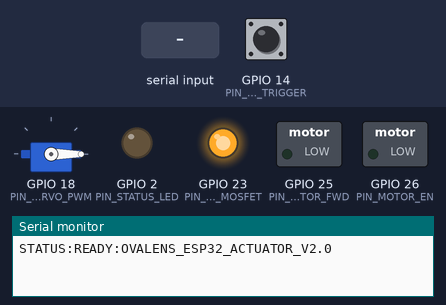
The sketch below on a simulated ESP32. Parts: servo, switched loads named in the sketch (green lamp = pin HIGH), output pins drawn as LEDs (lit = HIGH), the last lines printed to the serial monitor. The test bench sets the inputs (shaded band); at power-on: GPIO 14 (PIN_OPTICAL_TRIGGER) HIGH.

Above: at 1.4 s.
1.5 s: "CMD:EJECT:\n" received over Serial
At 1.62 s:
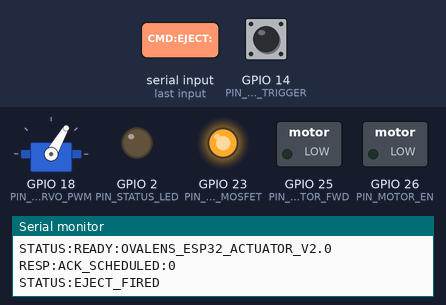
3.2 s: "CMD:LIGHT:\n" received over Serial
At 3.9 s:
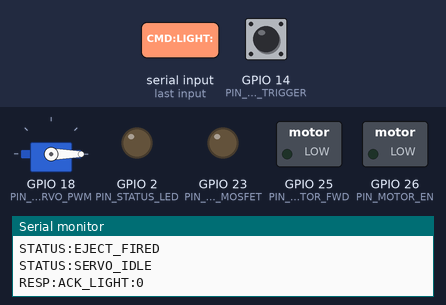
4.7 s: GPIO 14 (PIN_OPTICAL_TRIGGER) pulled LOW for 0.15 s
At 5.0 s:
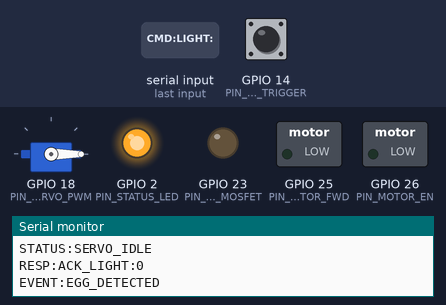
6.3 s: "CMD:EJECT_NOW\n" received over Serial
At 6.42 s:
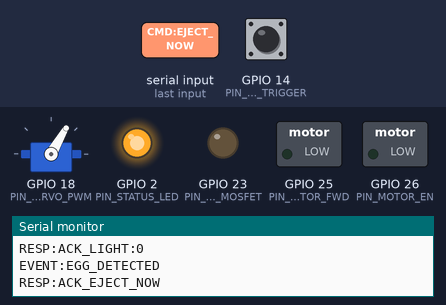
8.0 s: "CMD:MOTOR:START\n" received over Serial
At 8.7 s:
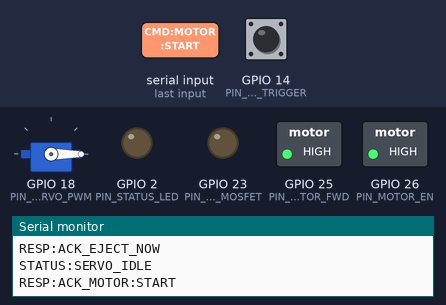
9.5 s: "CMD:MOTOR:STOP\n" received over Serial
At 9.9 s:
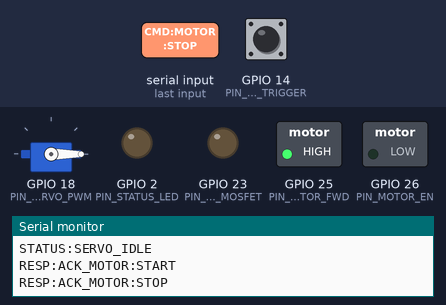
Timing chart, 0 to 12.0 s (numbered marks = the images above; inputs shaded):
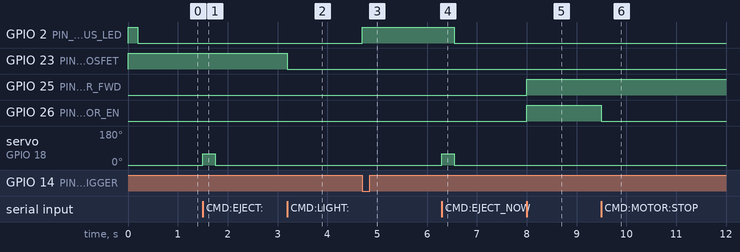

The sketch:

esp32_actuator.ino
```cpp
/*
 * OvaLens ESP32 Conveyor Actuator & Optical Candling Controller
 * Project: Foundation University OvaLens Capstone System
 * Target Board: ESP32 Dev Module (WROOM-32 / ESP32-S3)
 * Baud Rate: 115200
 */

#include <Arduino.h>
#include <ESP32Servo.h>

// ==============================================================================
// PIN DEFINITIONS
// ==============================================================================
#define PIN_OPTICAL_TRIGGER   14   // Optical IR proximity sensor (Active LOW / Interrupt)
#define PIN_SERVO_PWM         18   // High-Torque Servo / Solenoid (MG996R)
#define PIN_CANDLING_MOSFET   23   // 10W Cree LED Candling Light (PWM control)
#define PIN_STATUS_LED         2   // Onboard Blue Status LED
#define PIN_MOTOR_FWD          25  // DC motor forward direction (L298N IN1)
#define PIN_MOTOR_EN           26  // DC motor enable / PWM speed

// ==============================================================================
// CONFIGURATION & DEBOUNCE
// ==============================================================================
#define SENSOR_DEBOUNCE_MS   600   // Optical sensor lockout window (prevents multi-trigger on 1 egg)
#define DEFAULT_PULSE_MS     250   // Default servo stroke duration
#define SERVO_IDLE_ANGLE       0   // Pass-through position (degrees)
#define SERVO_EJECT_ANGLE     60   // Reject/cull position (degrees)

// ==============================================================================
// GLOBAL STATE & TIMERS
// ==============================================================================
Servo ejectServo;
volatile unsigned long lastTriggerTime = 0;
volatile bool opticalTriggerFlag = false;

// Delayed actuation state
bool pendingActuation = false;
unsigned long scheduledActuationTime = 0;
unsigned long servoResetTime = 0;
bool servoActive = false;
unsigned int activePulseDuration = DEFAULT_PULSE_MS;

// Motor state
bool motorRunning = false;
bool motorStepPending = false;
unsigned long motorStepEndTime = 0;

// ==============================================================================
// HARDWARE INTERRUPT SERVICE ROUTINE (ISR)
// ==============================================================================
void IRAM_ATTR onOpticalSensorTrigger() {
  unsigned long now = millis();
  if (now - lastTriggerTime > SENSOR_DEBOUNCE_MS) {
    lastTriggerTime = now;
    opticalTriggerFlag = true;
  }
}

// ==============================================================================
// SETUP
// ==============================================================================
void setup() {
  Serial.begin(115200);
  while (!Serial && millis() < 2000);

  // Pin Modes
  pinMode(PIN_OPTICAL_TRIGGER, INPUT_PULLUP);
  pinMode(PIN_STATUS_LED, OUTPUT);
  pinMode(PIN_CANDLING_MOSFET, OUTPUT);
  pinMode(PIN_MOTOR_FWD, OUTPUT);
  pinMode(PIN_MOTOR_EN, OUTPUT);
  digitalWrite(PIN_MOTOR_FWD, LOW);
  digitalWrite(PIN_MOTOR_EN, LOW);

  // Default Candling Light (Full ON)
  analogWrite(PIN_CANDLING_MOSFET, 255);

  // Attach Hardware Servo
  ESP32PWM::allocateTimer(0);
  ejectServo.setPeriodHertz(50); // Standard 50Hz servo
  ejectServo.attach(PIN_SERVO_PWM, 500, 2400);
  ejectServo.write(SERVO_IDLE_ANGLE);

  // Attach Optical Interrupt
  attachInterrupt(digitalPinToInterrupt(PIN_OPTICAL_TRIGGER), onOpticalSensorTrigger, FALLING);

  // Boot Blink
  digitalWrite(PIN_STATUS_LED, HIGH);
  delay(200);
  digitalWrite(PIN_STATUS_LED, LOW);

  Serial.println("STATUS:READY:OVALENS_ESP32_ACTUATOR_V2.0");
}

// ==============================================================================
// MAIN LOOP
// ==============================================================================
void loop() {
  unsigned long currentMillis = millis();

  // 1. Process Hardware Optical Sensor Interrupt
  if (opticalTriggerFlag) {
    opticalTriggerFlag = false;
    Serial.println("EVENT:EGG_DETECTED");
    digitalWrite(PIN_STATUS_LED, HIGH);
  }

  // 2. Process Delayed Actuation (Travel Time Δt)
  if (pendingActuation && currentMillis >= scheduledActuationTime) {
    pendingActuation = false;
    ejectServo.write(SERVO_EJECT_ANGLE);
    servoActive = true;
    servoResetTime = currentMillis + activePulseDuration;
    Serial.println("STATUS:EJECT_FIRED");
  }

  // 3. Reset Servo Back to Idle Position
  if (servoActive && currentMillis >= servoResetTime) {
    servoActive = false;
    ejectServo.write(SERVO_IDLE_ANGLE);
    digitalWrite(PIN_STATUS_LED, LOW);
    Serial.println("STATUS:SERVO_IDLE");
  }

  // 4. Auto-stop motor after step duration
  if (motorStepPending && currentMillis >= motorStepEndTime) {
    motorStepPending = false;
    motorRunning = false;
    digitalWrite(PIN_MOTOR_EN, LOW);
    Serial.println("EVENT:MOTOR_STEP_DONE");
  }

  // 5. Process Incoming Serial Commands from Edge App
  if (Serial.available() > 0) {
    String cmd = Serial.readStringUntil('\n');
    cmd.trim();

    if (cmd == "CMD:PING") {
      Serial.println("RESP:PONG");
    }
    else if (cmd.startsWith("CMD:EJECT:")) {
      // Format: CMD:EJECT:<delay_ms>:<pulse_ms>
      int firstColon = cmd.indexOf(':', 4);
      int secondColon = cmd.indexOf(':', firstColon + 1);

      unsigned long delayMs = 0;
      unsigned int pulseMs = DEFAULT_PULSE_MS;

      if (secondColon != -1) {
        delayMs = cmd.substring(firstColon + 1, secondColon).toInt();
        pulseMs = cmd.substring(secondColon + 1).toInt();
      } else {
        delayMs = cmd.substring(firstColon + 1).toInt();
      }

      scheduledActuationTime = currentMillis + delayMs;
      activePulseDuration = pulseMs > 0 ? pulseMs : DEFAULT_PULSE_MS;
      pendingActuation = true;

      Serial.print("RESP:ACK_SCHEDULED:");
      Serial.println(delayMs);
    }
    else if (cmd == "CMD:EJECT_NOW") {
      // Immediate manual override ejection
      ejectServo.write(SERVO_EJECT_ANGLE);
      servoActive = true;
      servoResetTime = currentMillis + DEFAULT_PULSE_MS;
      Serial.println("RESP:ACK_EJECT_NOW");
    }
    else if (cmd.startsWith("CMD:LIGHT:")) {
      // Format: CMD:LIGHT:<0-255>
      int val = cmd.substring(10).toInt();
      val = constrain(val, 0, 255);
      analogWrite(PIN_CANDLING_MOSFET, val);
      Serial.print("RESP:ACK_LIGHT:");
      Serial.println(val);
    }
    else if (cmd == "CMD:STATUS") {
      Serial.print("RESP:STATUS:OPTICAL=");
      Serial.print(digitalRead(PIN_OPTICAL_TRIGGER) == LOW ? "DETECTED" : "CLEAR");
      Serial.print(",SERVO=");
      Serial.print(servoActive ? "ACTIVE" : "IDLE");
      Serial.print(",MOTOR=");
      Serial.println(motorRunning ? "RUNNING" : "STOPPED");
    }
    else if (cmd == "CMD:MOTOR:START") {
      digitalWrite(PIN_MOTOR_FWD, HIGH);
      digitalWrite(PIN_MOTOR_EN, HIGH);
      motorRunning = true;
      motorStepPending = false;
      Serial.println("RESP:ACK_MOTOR:START");
    }
    else if (cmd == "CMD:MOTOR:STOP") {
      digitalWrite(PIN_MOTOR_EN, LOW);
      motorRunning = false;
      motorStepPending = false;
      Serial.println("RESP:ACK_MOTOR:STOP");
    }
    else if (cmd.startsWith("CMD:MOTOR:STEP:")) {
      unsigned int stepMs = cmd.substring(15).toInt();
      stepMs = constrain(stepMs, 50, 10000);
      digitalWrite(PIN_MOTOR_FWD, HIGH);
      digitalWrite(PIN_MOTOR_EN, HIGH);
      motorRunning = true;
      motorStepPending = true;
      motorStepEndTime = currentMillis + stepMs;
      Serial.print("RESP:ACK_MOTOR_STEP:");
      Serial.println(stepMs);
    }
  }
}
```

Measured:
- after the input at 1.5 s, servo on GPIO 18 (PIN_SERVO_PWM): 0° → 60° at once, → 0° 0.25 s later
- after the input at 3.2 s, GPIO 23 (PIN_CANDLING_MOSFET): HIGH → LOW at once
- after the input at 4.7 s, GPIO 2 (PIN_STATUS_LED): LOW → HIGH at once
- after the input at 6.3 s, GPIO 2 (PIN_STATUS_LED): HIGH → LOW after 0.25 s; servo on GPIO 18 (PIN_SERVO_PWM): 0° → 60° at once, → 0° 0.25 s later
- after the input at 8.0 s, GPIO 25 (PIN_MOTOR_FWD), GPIO 26 (PIN_MOTOR_EN): LOW → HIGH at once
- after the input at 9.5 s, GPIO 26 (PIN_MOTOR_EN): HIGH → LOW at once
